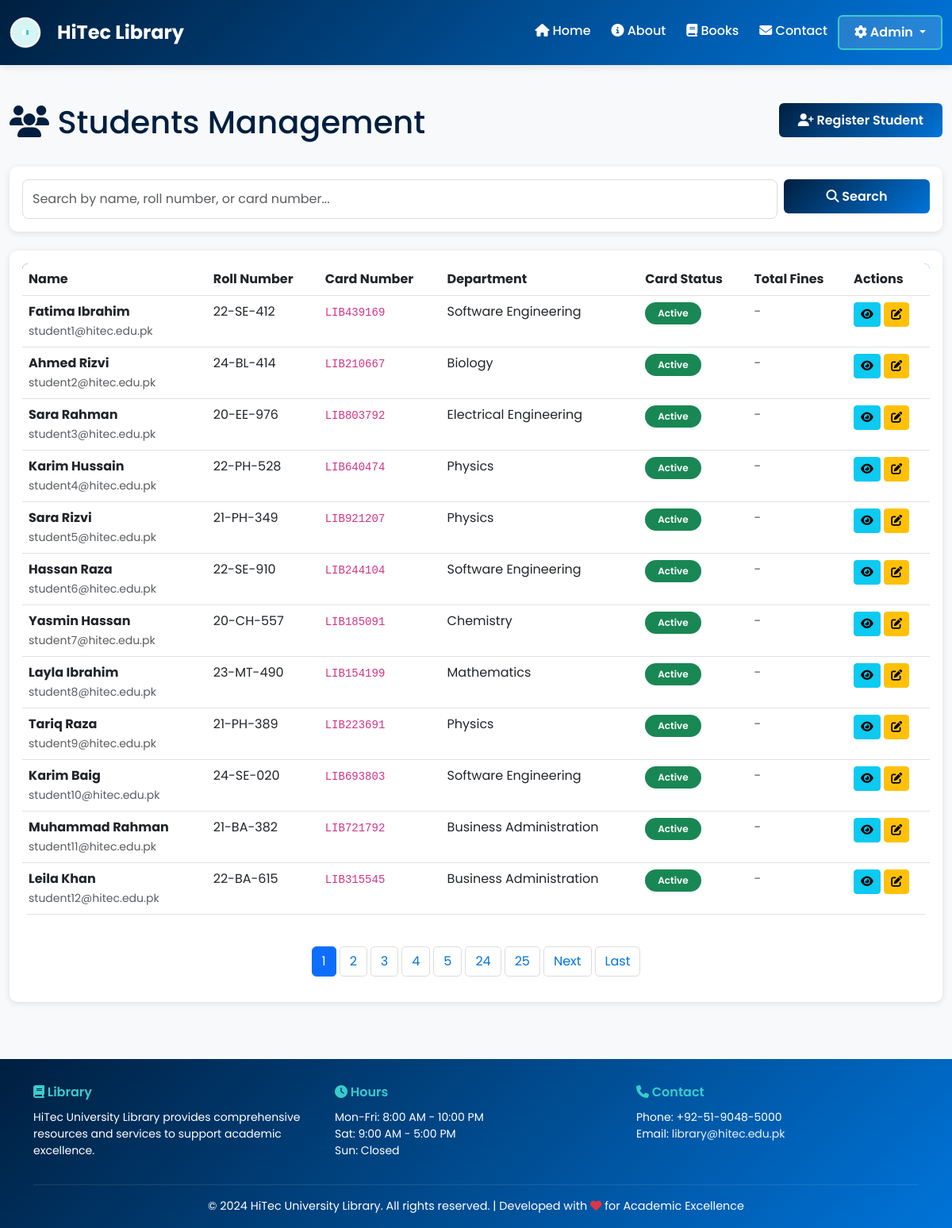
The app's page /admin/students (signed in) with its own data.
### app.py (models this page shows)
class Student(db.Model):
    id = db.Column(db.Integer, primary_key=True)
    name = db.Column(db.String(150), nullable=False)
    email = db.Column(db.String(100), unique=True, nullable=False)
    roll_number = db.Column(db.String(20), unique=True, nullable=False)
    phone = db.Column(db.String(15))
    department = db.Column(db.String(100))
    semester = db.Column(db.Integer)
    library_card_number = db.Column(db.String(50), unique=True, nullable=False)
    card_status = db.Column(db.String(20), default='active')  # active, suspended, expired
    total_fines = db.Column(db.Float, default=0.0)
    registered_at = db.Column(db.DateTime, default=get_utc_now)
    loans = db.relationship('Loan', backref='student', lazy=True)
    reviews = db.relationship('Review', backref='student', lazy=True)

### app.py (the view, shortened to what this page needs)
@app.route('/admin/students')
@login_required
def admin_students():
    page = request.args.get('page', 1, type=int)
    search = request.args.get('search', '')
    query = Student.query
    students = query.paginate(page=page, per_page=ITEMS_PER_PAGE)
    return render_template('admin/students.html', students=students, search=search)

### app.py (called while the page is built)
def login_required(f):
    @wraps(f)
    def decorated_function(*args, **kwargs):
        if 'admin_id' not in session:
            flash('Please login to access this page', 'warning')
            return redirect(url_for('admin_login'))
        return f(*args, **kwargs)
    return decorated_function

### templates/admin/students.html (shortened to what this page needs)
{% extends "base.html" %}
{% block content %}
<div class="container-fluid py-4">
    <div class="row mb-4">
        <div class="col-md-8">
            <h1 class="text-primary">
                <i class="fas fa-users"></i> Students Management
            </h1>
        </div>
        <div class="col-md-4 text-end">
            <a href="/admin/students/add" class="btn btn-primary">
                <i class="fas fa-user-plus"></i> Register Student
            </a>
        </div>
    </div>
    <div class="card border-0 shadow-sm mb-4">
        <div class="card-body">
            <form method="GET" class="row g-2">
                <div class="col-md-10">
                    <input type="text" class="form-control" name="search" placeholder="Search by name, roll number, or card number..." value="{{ search }}">
                </div>
                <div class="col-md-2">
                    <button type="submit" class="btn btn-primary w-100">
                        <i class="fas fa-search"></i> Search
                    </button>
                </div>
            </form>
        </div>
    </div>
    <div class="card border-0 shadow-sm">
        <div class="card-body">
            {% if students.items %}
            <div class="table-responsive">
                <table class="table table-hover">
                    <thead>
                        <tr>
                            <th>Name</th>
                            <th>Roll Number</th>
                            <th>Card Number</th>
                            <th>Department</th>
                            <th>Card Status</th>
                            <th>Total Fines</th>
                            <th>Actions</th>
                        </tr>
                    </thead>
                    <tbody>
                        {% for student in students.items %}
                        <tr>
                            <td>
                                <strong>{{ student.name }}</strong><br>
                                <small class="text-muted">{{ student.email }}</small>
                            </td>
                            <td>{{ student.roll_number }}</td>
                            <td><code>{{ student.library_card_number }}</code></td>
                            <td>{{ student.department or '-' }}</td>
                            <td>
                                {% if student.card_status == 'active' %}
                                <span class="badge bg-success">Active</span>
                                {% elif student.card_status == 'suspended' %}
                                <span class="badge bg-danger">Suspended</span>
                                {% else %}
                                <span class="badge bg-warning">Expired</span>
                                {% endif %}
                            </td>
                            <td>
                                {% if student.total_fines > 0 %}
                                <span class="badge bg-danger">PKR {{ "%.2f"|format(student.total_fines) }}</span>
                                {% else %}
                                <span class="text-muted">-</span>
                                {% endif %}
                            </td>
                            <td>
                                <a href="/admin/students/{{ student.id }}" class="btn btn-sm btn-info">
                                    <i class="fas fa-eye"></i>
                                </a>
                                <a href="/admin/students/{{ student.id }}/edit" class="btn btn-sm btn-warning">
                                    <i class="fas fa-edit"></i>
                                </a>
                            </td>
                        </tr>
                        {% endfor %}
                    </tbody>
                </table>
            </div>
            {% if students.pages > 1 %}
            <nav aria-label="Page navigation" class="mt-4">
                <ul class="pagination justify-content-center">
                    {% for page_num in students.iter_pages() %}
                        {% if page_num %}
                            {% if page_num == students.page %}
                            <li class="page-item active">
                                <span class="page-link">{{ page_num }}</span>
                            </li>
                            {% else %}
                            <li class="page-item">
                                <a class="page-link" href="?page={{ page_num }}&search={{ search }}">{{ page_num }}</a>
                            </li>
                            {% endif %}
                        {% endif %}
                    {% endfor %}
                    {% if students.has_next %}
                    <li class="page-item">
                        <a class="page-link" href="?page={{ students.next_num }}&search={{ search }}">Next</a>
                    </li>
                    <li class="page-item">
                        <a class="page-link" href="?page={{ students.pages }}&search={{ search }}">Last</a>
                    </li>
                    {% endif %}
                </ul>
            </nav>
            {% endif %}
            {% else %}
            <div class="alert alert-info text-center py-4">
                <i class="fas fa-search fa-2x mb-2"></i>
                <p>No students found</p>
            </div>
            {% endif %}
        </div>
    </div>
</div>
{% endblock %}

### templates/base.html (style rules this page uses)
:root { --primary-color: #001f3f; --secondary-color: #0074D9; --accent-color: #39CCCC; --danger-color: #FF4136; --success-color: #2ECC40; --warning-color: #FF851B; --light-bg: #f8f9fa; --dark-text: #2c3e50; }
* { font-family: 'Poppins', sans-serif; }
body { background-color: var(--light-bg); color: var(--dark-text); }
.card { border: none; border-radius: 10px; box-shadow: 0 2px 8px rgba(0, 0, 0, 0.1); transition: all 0.3s ease; }
.btn-primary { background: linear-gradient(135deg, var(--primary-color) 0%, var(--secondary-color) 100%); border: none; font-weight: 600; padding: 0.6rem 1.5rem; transition: all 0.3s ease; }
.badge { padding: 0.5rem 1rem; font-weight: 600; border-radius: 20px; }
.form-control, .form-select { border: 1px solid #ddd; border-radius: 8px; padding: 0.75rem; transition: all 0.3s ease; }
.table { background: white; border-radius: 8px; overflow: hidden; }
.table thead { background: linear-gradient(135deg, var(--primary-color) 0%, var(--secondary-color) 100%); color: white; }
.table tbody tr { transition: all 0.3s ease; }
.pagination { gap: 5px; }
.page-link { color: var(--secondary-color); border: 1px solid #ddd; border-radius: 5px; }
.text-primary { color: var(--primary-color) !important; }
.shadow-sm { box-shadow: 0 2px 8px rgba(0, 0, 0, 0.1) !important; }

### records on screen
Student: name "Fatima Ibrahim", email "student1@hitec.edu.pk", roll_number "22-SE-412", library_card_number "LIB439169", department "Software Engineering", card_status "Active"
Student: name "Ahmed Rizvi", email "student2@hitec.edu.pk", roll_number "24-BL-414", library_card_number "LIB210667", department "Biology", card_status "Active"
Student: name "Sara Rahman", email "student3@hitec.edu.pk", roll_number "20-EE-976", library_card_number "LIB803792", department "Electrical Engineering", card_status "Active"
Student: name "Karim Hussain", email "student4@hitec.edu.pk", roll_number "22-PH-528", library_card_number "LIB640474", department "Physics", card_status "Active"
Student: name "Sara Rizvi", email "student5@hitec.edu.pk", roll_number "21-PH-349", library_card_number "LIB921207", department "Physics", card_status "Active"
Student: name "Hassan Raza", email "student6@hitec.edu.pk", roll_number "22-SE-910", library_card_number "LIB244104", department "Software Engineering", card_status "Active"
Student: name "Yasmin Hassan", email "student7@hitec.edu.pk", roll_number "20-CH-557", library_card_number "LIB185091", department "Chemistry", card_status "Active"
Student: name "Layla Ibrahim", email "student8@hitec.edu.pk", roll_number "23-MT-490", library_card_number "LIB154199", department "Mathematics", card_status "Active"
Student: name "Tariq Raza", email "student9@hitec.edu.pk", roll_number "21-PH-389", library_card_number "LIB223691", department "Physics", card_status "Active"
Student: name "Karim Baig", email "student10@hitec.edu.pk", roll_number "24-SE-020", library_card_number "LIB693803", department "Software Engineering", card_status "Active"
Student: name "Muhammad Rahman", email "student11@hitec.edu.pk", roll_number "21-BA-382", library_card_number "LIB721792", department "Business Administration", card_status "Active"
Student: name "Leila Khan", email "student12@hitec.edu.pk", roll_number "22-BA-615", library_card_number "LIB315545", department "Business Administration", card_status "Active"

### other values on screen
{{ page_num }} "1"
{{ page_num }} "2" "3" "4" "5" "24" "25"
